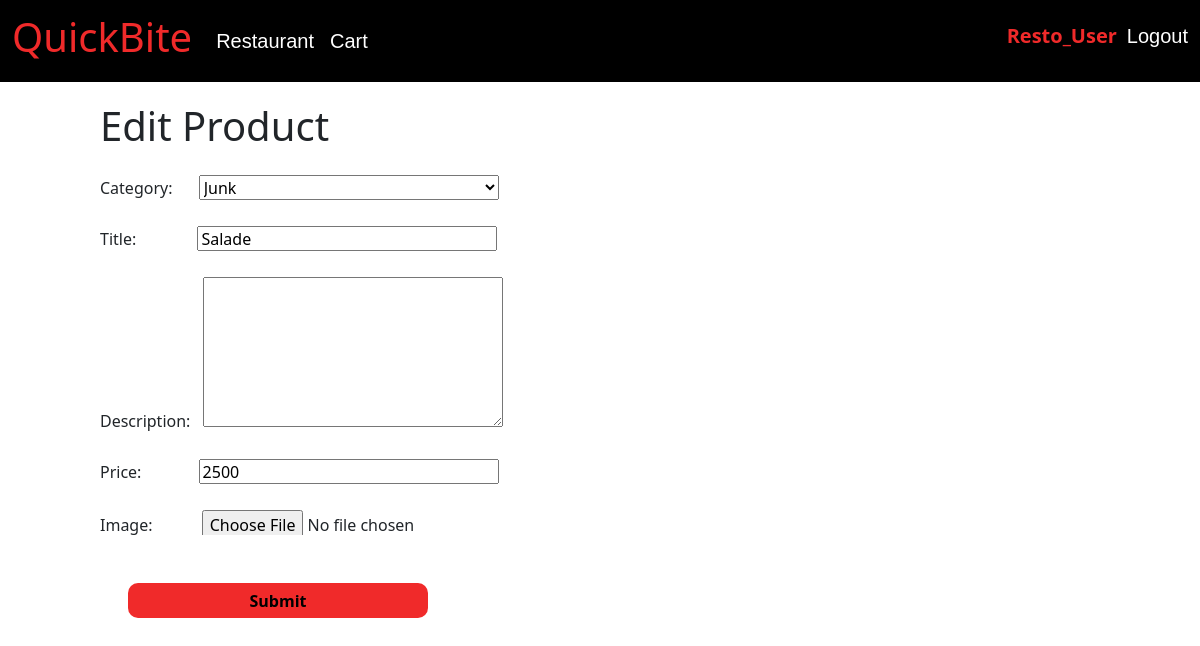
/my_store/edit_product/16 (signed in), run on the app's committed database.
### store/models.py (models this page shows, shortened)
class Product(models.Model):
    DRAFT = 'draft'
    WAITING_APPROVAL = 'waitingapproval'
    ACTIVE = 'active'
    DELETED = 'deleted'
    STATUS_CHOICES = (
        (DRAFT, 'Draft'),
        (WAITING_APPROVAL, 'Waiting approval'),
        (ACTIVE, 'Active'),
        (DELETED, 'Deleted'),
    )
    user = models.ForeignKey(User, related_name='products', on_delete=models.CASCADE)
    category = models.ForeignKey(Category, related_name='products', on_delete=models.CASCADE)
    title = models.CharField(max_length=50)
    slug = models.SlugField(max_length=50)
    description = models.TextField(blank=True)
    price = models.IntegerField()
    image = models.ImageField(upload_to='uploads/product_images', blank=True, null=True)
    created_at = models.DateTimeField(auto_now_add=True)
    updated_at = models.DateTimeField(auto_now=True)
    status = models.CharField(max_length=50, choices=STATUS_CHOICES, default=ACTIVE)
    class Meta:
        ordering = ('-created_at',)

class Category(models.Model):
    title = models.CharField(max_length=50)
    slug = models.SlugField(max_length=50)
    class Meta:
        verbose_name_plural = 'Categories'
    def __str__(self):
        return self.title

### userprofile/views.py (the view)
# urls.py: path('my_store/edit_product/<int:pk>',views.edit_product, name='edit_product'),
@login_required
def edit_product(request, pk):
    products = Product.objects.filter(user=request.user).get(pk=pk)
    if request.method == 'POST':
        form = ProductForm(request.POST, request.FILES, instance=products)
        if form.is_valid():
            form.save()
            messages.success(request, 'Changes saved successfully')
            return redirect('my_store')
    else:
        form = ProductForm(instance=products)
    return render(request, 'add_product.html', {'form': form,'title': 'Edit Product'})

### store/forms.py
class ProductForm(forms.ModelForm):
    class Meta:
        model = Product
        fields = ('category', 'title', 'description', 'price', 'image',)
        widgets = {
            'category': forms.Select(attrs={
                'style': 'width: 300px; height: 25px; margin-left: 22px; margin-top: 5px;'
            }),
            'title': forms.TextInput(attrs={
                'style': 'width: 300px; height: 25px; margin-left: 57px; margin-top: 10px;'
            }),
            'description': forms.Textarea(attrs={
                'style': 'width: 300px; height: 150px; margin-left: 8px; margin-top: 10px;'
            }),
            'price': forms.TextInput(attrs={
                'style': 'width: 300px; height: 25px; margin-left: 53px; margin-top: 10px;'
            }),
            'image': forms.FileInput(attrs={
                'style': 'width: 500px; height: 25px; margin-left: 45px; margin-top: 10px;'
            })
        }

### templates/add_product.html (shortened to what this page needs)
{% extends 'base.html' %}
{% load static %}
{% block content %}
<h1 style="margin-left: 100px; margin-top: 20px;">{{title}}</h1>
<div style="margin-top: 20px; margin-left: 100px;">
    <form method="POST" action="">
        {{ form.as_p }}
        <input type="submit" value="Submit" style="width: 300px;
        height: 35px;
        padding-top: 5px;
        padding-bottom:5px ;
        margin-left: 28px;
        margin-top: 30px;
        margin-bottom: 20px;
        background-color: #F02A2A;
        border-style: none;
        border-radius: 10px;
        font-weight: 600;">
    </form>
</div>
{% endblock content %}

### templates/nav.html (shortened to what this page needs)
<nav >
    <nav class="navbar sticky-top navbar-expand-lg bg-black">
        <div class="container-fluid">
          <a class="navbar-brand" href="{% url 'home' %}"><h1>QuickBite</h1></a>
          <div class="collapse navbar-collapse" id="navbarSupportedContent">
            <ul class="navbar-nav me-auto mb-2 mb-lg-0">
                {% if request.user.is_authenticated %}
              {% if request.user.userprofile.is_vendor%}
              <li class="nav-item">
                <a class="nav-link" href="{% url 'my_store' %}">Restaurant</a>
              </li>
              {% endif %}
              <li class="nav-item">
              <a class="nav-link" href="{% url 'cart_view' %}">Cart</a>
              </li>
              {% endif %}
            </ul>
            <div style="display: flex; flex-direction: row;">
              {% if request.user.is_authenticated %}
              <p style="color: #F02A2A; margin-right: 10px; font-size: 20px; font-weight: 600;"> {{ user.username}}</p>
              <p><a class="nav-link" href="{% url 'logout' %}">  Logout</a></p>
              {% endif %}
            </div>
          </div>
        </div>
      </nav>
</nav>

### static/test.css (style rules this page uses)
p { margin-top: 5px; }
a { text-decoration: none; }
.nav-link { color: white; font-size: 20px; font-family: Arial, Helvetica, sans-serif; }
.navbar-brand { color: #F02A2A; }

### data on the page
Product: category "Junk", price "2500"
Category: title "Salade"

### other printed values
{{ user.username }} "Resto_User"
{{ title }} "Edit Product"
